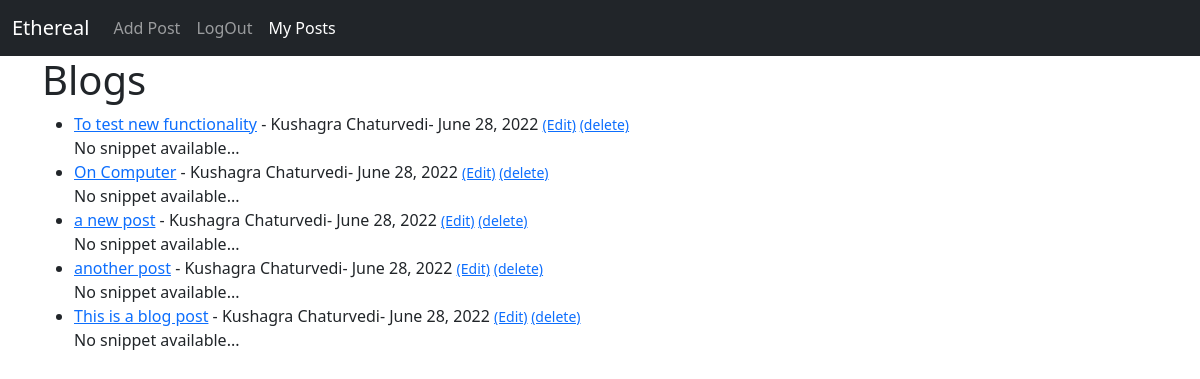
Page /Kush/MyPosts (signed in) on the earlier database version.
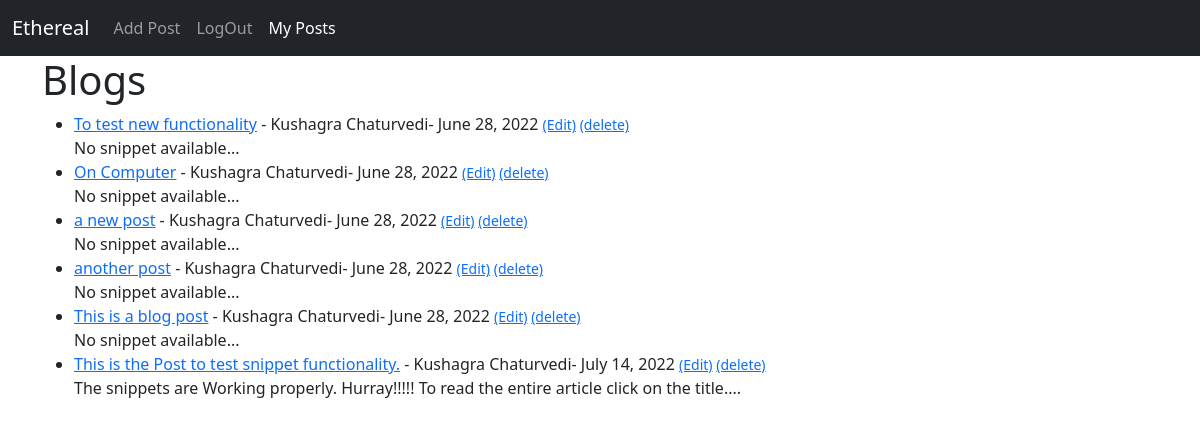
Same page on the later database version.
### Blog/models.py (models this page shows, shortened)
class Post(models.Model):
	title = models.CharField(max_length = 255)
	author = models.ForeignKey(User, on_delete = models.CASCADE)
	body = RichTextField(blank=True , null=True)
	post_date = models.DateField(auto_now_add=True)
	category = models.CharField(max_length = 255, default="Coding")
	snippet = models.TextField(default = 'No snippet available')
	likes = models.ManyToManyField(User, related_name='blog_post')

### Blog/views.py (the view)
# urls.py: path('<str:user>/MyPosts', views.MyPosts.as_view(), name='my_posts'),
class MyPosts(ListView):
	model = Post
	template_name = 'my_posts.html'

### Blog/templates/my_posts.html (shortened to what this page needs)
{% extends 'blog_base.html' %}
{% block content %}
	<div class = 'container'>
		<h1>Blogs</h1>
		<ul>
			{% for post in object_list %}
				{% if post.author.id == user.id %}
					<li>
						<a href="{% url 'article_detail' post.pk %}">{{post.title}}</a> - {{post.author.get_full_name}}- {{post.post_date}}
						{% if user.is_authenticated %}
							<small>
							<a href="{% url 'edit' post.pk %}">(Edit)</a>
							<a href="{% url 'delete' post.pk %}">(delete)</a>
							</small>
						{% endif %}
						<br>
						{{post.snippet|safe}}...
					</li>
				{% endif %}
			{% endfor %}
		</ul>
	</div>
{% endblock %}

Differences in the rows shown:
added Post: title "This is the Post to test snippet functionality.", author.get_full_name "Kushagra Chaturvedi", post_date "July 14, 2022", snippet "The snippets are Working properly. Hurray!!!!! To read the entire article click on the title."
